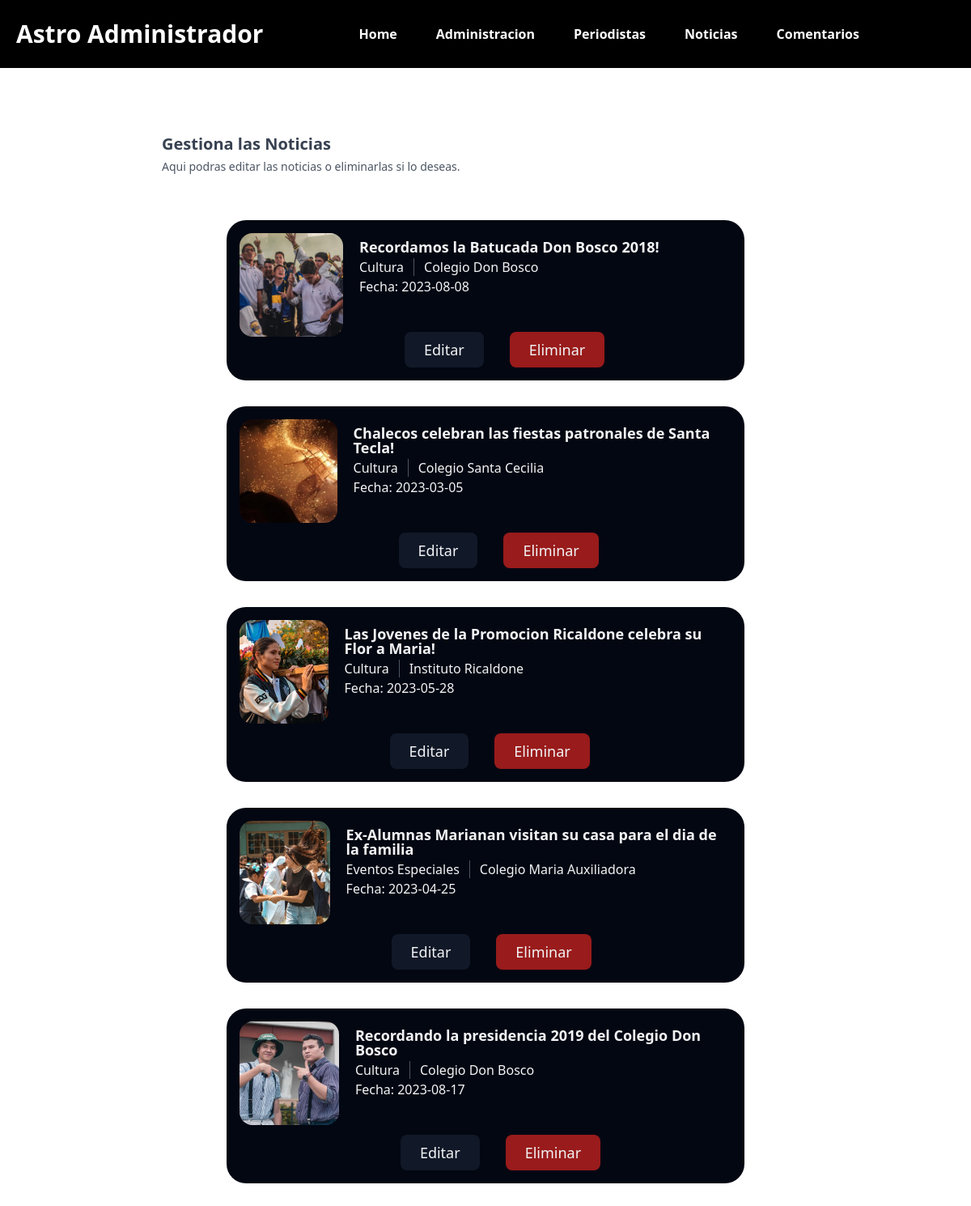
The page /src/AdminNewsTable.php (signed in) on the database its author committed.
### tables this page shows
CREATE TABLE `news` (
  `id_news` int(11) NOT NULL,
  `id_reporter` varchar(100) DEFAULT NULL,
  `main_image` text DEFAULT NULL,
  `photographer` varchar(100) NOT NULL,
  `headline` text NOT NULL,
  `drophead` text NOT NULL,
  `date` date NOT NULL,
  `BodyOne` text NOT NULL,
  `BodyTwo` text NOT NULL,
  `BodyThree` text NOT NULL,
  `BodyFour` text NOT NULL,
  `school` text NOT NULL,
  `Category` text NOT NULL,
  `State` text NOT NULL
);

### src/AdminNewsTable.php (the view, shortened to what this page needs)
<?php
if($_SESSION['ROL'] != 1){
  header("Location: ./Error.php");
  }else{
 ?>
<!DOCTYPE html>
<html lang="en">
<head>
    <link rel="stylesheet" href="../Public/tailwind.css">
    <link rel="stylesheet" href="../Public/boton.css">
           <link rel="stylesheet" href="./css/Translate.css">
</head>
<body  class="w-full h-full bg-cover"
style="background-image: url('../img/bg_4.jpg');">
<nav class="flex justify-between bg-black text-white ">
            <div class="px-5 xl:px-12 py-6 flex w-full items-center">
                <a class="text-3xl font-bold font-heading" href="./welcomeAdmin.php">
                  Astro <b>Administrador</b>
                    </a>
                    <ul class="hidden md:flex px-4 mx-auto font-semibold font-heading space-x-12">
                    <li><a href="./newindex.php" class="hover:text-gray-200" href="#">Home</a></li>
            <li><a href="./welcomeAdmin.php" class="hover:text-gray-200">Administracion</a></li>
            <li><a href="./AdminJourTable.php" class="hover:text-gray-200" >Periodistas</a></li>
            <li><a href="./AdminNewsTable.php" class="hover:text-gray-200" href="#">Noticias</a></li>
            <li><a href="./AdminComTable.php" class="hover:text-gray-200" href="#">Comentarios</a></li>
                    </ul>
            </div>
            </nav>
    <div class=" pt-12 pr-0 pb-12 pl-0 mt-0 mr-auto mb-0 ml-auto sm:py-16 lg:py-20">
        <div class="pt-0 pr-4 pb-0 pl-4 mt-0 mr-auto mb-0 ml-auto max-w-7xl sm:px-6 lg:px-8">
          <div class="pt-0 pr-4 pb-0 pl-4 mt-0 mr-auto mb-0 ml-auto max-w-4xl sm:px-6 lg:px-8">
            <div class="pt-0 pr-4 pb-0 pl-4 mt-0 mr-auto mb-0 ml-auto sm:flex sm:items-center sm:justify-between">
              <div>
                <p class="text-xl font-bold text-gray-700">Gestiona las Noticias</p>
                <p class="text-sm mt-1 mr-0 mb-0 ml-0 font-semi-bold text-gray-600">Aqui podras editar las noticias o eliminarlas si lo deseas.</p>
              </div>
            </div>
            <div class=" mt-8 mr-0 mb-0 ml-0 pt-4 pr-10 pb-4 pl-10 flow-root rounded-lg sm:py-2">
            <?php $conexion = mysqli_connect('localhost', 'root', '', 'astrodb');
$carpet_images = "../img/";
$State = "Active";
$query = "SELECT * FROM `news`WHERE `State` = '$State' ";
$result = mysqli_query($conexion, $query);
while ($row = mysqli_fetch_array($result)) {
  ?>
                <div class="max-w-2xl w-full mx-auto z-10 bg-transparent">
                  <div class="flex flex-col">
                      <div class=" rounded-3xl p-4 m-4 bg-gray-950 text-slate-300">
                          <div class="flex-none sm:flex">
                              <div class=" relative h-32 w-32   sm:mb-0 mb-3">
                                  <img src="<?php echo $carpet_images.$row['main_image'] ?>" alt="aji" class=" w-32 h-32 object-cover rounded-2xl">
                              </div>
              <div class="flex-auto sm:ml-5 justify-evenly">
                  <div class="flex items-center justify-between sm:mt-2">
                      <div class="flex items-center">
                          <div class="flex flex-col">
                              <div class="w-full flex-none text-lg text-gray-100 font-bold leading-none"><?php echo $row['headline']?></div>
                              <div class="flex-auto text-gray-100 my-1">
                                  <span class="mr-3 "><?php echo $row['Category']?></span><span class="mr-3 border-r border-gray-600  max-h-0"></span><span><?php echo $row['school']?></span>
                              <p class="">Fecha: <?php echo $row['date']?></p>
                              </div>
                          </div>
                      </div>
                  </div>
                  <div class="flex flex-row items-center pb-4">
                      </div>
                      <div class="flex pt-2  text-sm text-gray-400">
                          <div class="flex-1 inline-flex items-center">
                              <div class="mt-4 mr-0 mb-0 ml-0 mdpt-0 pr-0 pb-0 sm:pl-14 flex items-center sm:space-x-6 gap-2 pl-0 sm:mt-0">
                          <a href="./editnews.php?new=<?php echo $row['id_news']?>" class="bg-gray-900 pt-1 pr-3 pb-1 pl-3 sm:pt-2 sm:pr-6 sm:pb-2 sm:pl-6 text-lg font-medium text-gray-100 transition-all
                          duration-200 hover:bg-gray-700 rounded-lg">Editar</a>
                          <form action="./PHP/CRUD_New.php" method="post">
                          <a  href="./PHP/ConfirmNewsbyAdm.php?new=<?php echo $row['id_news']?>" type="submit"  name="delete" class="bg-red-800 pt-1 pr-3 pb-1 pl-3 sm:pt-2 sm:pr-6 sm:pb-2 sm:pl-6 text-lg font-medium text-gray-100 transition-all
                          duration-200 hover:bg-red-700 rounded-lg" >Eliminar</a>
                          </form>
                          </div>
                          </div>
                      </div>
                  </div>
                </div>
              </div>
<?php } ?>
              </div>
            </div>
          </div>
          </div>
        </div>
      </div>
</div>
        <div class = "group fixed bottom-0 right-0 p-2  flex items-end justify-end w-24 h-24 " id="google_translate_element">
</body>
</html>
<?php } ?>

### src/css/Translate.css (style rules this page uses)
body { top: 0 !important; }

### rows shown on the page
news: main_image (picture), headline "Recordamos la Batucada Don Bosco 2018!", Category "Cultura", school "Colegio Don Bosco", date "2023-08-08"
news: main_image (picture), headline "Chalecos celebran las fiestas patronales de Santa Tecla!", Category "Cultura", school "Colegio Santa Cecilia", date "2023-03-05"
news: main_image (picture), headline "Las Jovenes de la Promocion Ricaldone celebra su Flor a Maria!", Category "Cultura", school "Instituto Ricaldone", date "2023-05-28"
news: main_image (picture), headline "Ex-Alumnas Marianan visitan su casa para el dia de la familia", Category "Eventos Especiales", school "Colegio Maria Auxiliadora", date "2023-04-25"
news: main_image (picture), headline "Recordando la presidencia 2019 del Colegio Don Bosco", Category "Cultura", school "Colegio Don Bosco", date "2023-08-17"
